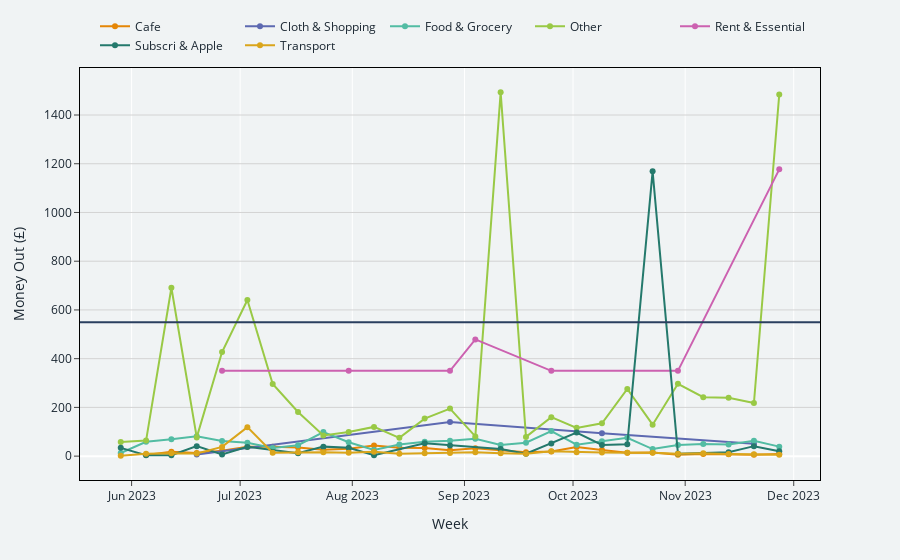

Notebook source saved alongside this figure:
### Code cell
bank_statement.plotly_spending_period()

### Figure 1 — Plotly figure (JSON) as saved in the notebook; plotly's stock layout.template omitted (floating-point values rounded to 4 significant figures)
{"data": [{"hovertemplate": "Category=Cafe<br>Week=%{x}<br>Money Out (£)=%{y}<extra></extra>", "legendgroup": "Cafe", "line": {"color": "rgb(229, 134, 6)", "dash": "solid"}, "marker": {"symbol": "circle"}, "mode": "lines+markers", "name": "Cafe", "orientation": "v", "showlegend": true, "type": "scatter", "x": ["2023-06-05T00:00:00", "2023-06-12T00:00:00", "2023-06-19T00:00:00", "2023-06-26T00:00:00", "2023-07-03T00:00:00", "2023-07-10T00:00:00", "2023-07-17T00:00:00", "2023-07-24T00:00:00", "2023-07-31T00:00:00", "2023-08-07T00:00:00", "2023-08-14T00:00:00", "2023-08-21T00:00:00", "2023-08-28T00:00:00", "2023-09-04T00:00:00", "2023-09-11T00:00:00", "2023-09-18T00:00:00", "2023-09-25T00:00:00", "2023-10-02T00:00:00", "2023-10-09T00:00:00", "2023-10-16T00:00:00", "2023-10-23T00:00:00", "2023-10-30T00:00:00", "2023-11-06T00:00:00", "2023-11-13T00:00:00", "2023-11-20T00:00:00", "2023-11-27T00:00:00"], "xaxis": "x", "y": [5, 18, 13, 22, 39, 39, 35, 26, 30, 44, 34, 33, 24, 32, 24, 16, 19, 37, 25, 14, 15, 6, 9, 8, 6, 9], "yaxis": "y"}, {"hovertemplate": "Category=Cloth & Shopping<br>Week=%{x}<br>Money Out (£)=%{y}<extra></extra>", "legendgroup": "Cloth & Shopping", "line": {"color": "rgb(93, 105, 177)", "dash": "solid"}, "marker": {"symbol": "circle"}, "mode": "lines+markers", "name": "Cloth & Shopping", "orientation": "v", "showlegend": true, "type": "scatter", "x": ["2023-06-19T00:00:00", "2023-08-28T00:00:00", "2023-10-09T00:00:00", "2023-11-20T00:00:00"], "xaxis": "x", "y": [7, 140, 94, 51], "yaxis": "y"}, {"hovertemplate": "Category=Food & Grocery<br>Week=%{x}<br>Money Out (£)=%{y}<extra></extra>", "legendgroup": "Food & Grocery", "line": {"color": "rgb(82, 188, 163)", "dash": "solid"}, "marker": {"symbol": "circle"}, "mode": "lines+markers", "name": "Food & Grocery", "orientation": "v", "showlegend": true, "type": "scatter", "x": ["2023-05-29T00:00:00", "2023-06-05T00:00:00", "2023-06-12T00:00:00", "2023-06-19T00:00:00", "2023-06-26T00:00:00", "2023-07-03T00:00:00", "2023-07-10T00:00:00", "2023-07-17T00:00:00", "2023-07-24T00:00:00", "2023-07-31T00:00:00", "2023-08-07T00:00:00", "2023-08-14T00:00:00", "2023-08-21T00:00:00", "2023-08-28T00:00:00", "2023-09-04T00:00:00", "2023-09-11T00:00:00", "2023-09-18T00:00:00", "2023-09-25T00:00:00", "2023-10-02T00:00:00", "2023-10-09T00:00:00", "2023-10-16T00:00:00", "2023-10-23T00:00:00", "2023-10-30T00:00:00", "2023-11-06T00:00:00", "2023-11-13T00:00:00", "2023-11-20T00:00:00", "2023-11-27T00:00:00"], "xaxis": "x", "y": [13, 59, 69, 82, 62, 55, 33, 45, 99, 57, 25, 48, 59, 63, 71, 46, 55, 103, 47, 61, 75, 29, 46, 50, 48, 63, 39], "yaxis": "y"}, {"hovertemplate": "Category=Other<br>Week=%{x}<br>Money Out (£)=%{y}<extra></extra>", "legendgroup": "Other", "line": {"color": "rgb(153, 201, 69)", "dash": "solid"}, "marker": {"symbol": "circle"}, "mode": "lines+markers", "name": "Other", "orientation": "v", "showlegend": true, "type": "scatter", "x": ["2023-05-29T00:00:00", "2023-06-05T00:00:00", "2023-06-12T00:00:00", "2023-06-19T00:00:00", "2023-06-26T00:00:00", "2023-07-03T00:00:00", "2023-07-10T00:00:00", "2023-07-17T00:00:00", "2023-07-24T00:00:00", "2023-07-31T00:00:00", "2023-08-07T00:00:00", "2023-08-14T00:00:00", "2023-08-21T00:00:00", "2023-08-28T00:00:00", "2023-09-04T00:00:00", "2023-09-11T00:00:00", "2023-09-18T00:00:00", "2023-09-25T00:00:00", "2023-10-02T00:00:00", "2023-10-09T00:00:00", "2023-10-16T00:00:00", "2023-10-23T00:00:00", "2023-10-30T00:00:00", "2023-11-06T00:00:00", "2023-11-13T00:00:00", "2023-11-20T00:00:00", "2023-11-27T00:00:00"], "xaxis": "x", "y": [58, 64, 691, 77, 427, 641, 296, 181, 85, 99, 120, 75, 154, 195, 81, 1493, 79, 160, 116, 135, 276, 129, 297, 242, 240, 218, 1484], "yaxis": "y"}, {"hovertemplate": "Category=Rent & Essential<br>Week=%{x}<br>Money Out (£)=%{y}<extra></extra>", "legendgroup": "Rent & Essential", "line": {"color": "rgb(204, 97, 176)", "dash": "solid"}, "marker": {"symbol": "circle"}, "mode": "lines+markers", "name": "Rent & Essential", "orientation": "v", "showlegend": true, "type": "scatter", "x": ["2023-06-26T00:00:00", "2023-07-31T00:00:00", "2023-08-28T00:00:00", "2023-09-04T00:00:00", "2023-09-25T00:00:00", "2023-10-30T00:00:00", "2023-11-27T00:00:00"], "xaxis": "x", "y": [350, 350, 350, 479, 350, 350, 1177], "yaxis": "y"}, {"hovertemplate": "Category=Subscri & Apple<br>Week=%{x}<br>Money Out (£)=%{y}<extra></extra>", "legendgroup": "Subscri & Apple", "line": {"color": "rgb(36, 121, 108)", "dash": "solid"}, "marker": {"symbol": "circle"}, "mode": "lines+markers", "name": "Subscri & Apple", "orientation": "v", "showlegend": true, "type": "scatter", "x": ["2023-05-29T00:00:00", "2023-06-05T00:00:00", "2023-06-12T00:00:00", "2023-06-19T00:00:00", "2023-06-26T00:00:00", "2023-07-03T00:00:00", "2023-07-17T00:00:00", "2023-07-24T00:00:00", "2023-07-31T00:00:00", "2023-08-07T00:00:00", "2023-08-21T00:00:00", "2023-08-28T00:00:00", "2023-09-11T00:00:00", "2023-09-18T00:00:00", "2023-09-25T00:00:00", "2023-10-02T00:00:00", "2023-10-09T00:00:00", "2023-10-16T00:00:00", "2023-10-23T00:00:00", "2023-10-30T00:00:00", "2023-11-13T00:00:00", "2023-11-20T00:00:00", "2023-11-27T00:00:00"], "xaxis": "x", "y": [34, 4, 4, 41, 7, 38, 12, 39, 34, 4, 53, 44, 29, 10, 52, 97, 46, 49, 1169, 10, 16, 41, 20], "yaxis": "y"}, {"hovertemplate": "Category=Transport<br>Week=%{x}<br>Money Out (£)=%{y}<extra></extra>", "legendgroup": "Transport", "line": {"color": "rgb(218, 165, 27)", "dash": "solid"}, "marker": {"symbol": "circle"}, "mode": "lines+markers", "name": "Transport", "orientation": "v", "showlegend": true, "type": "scatter", "x": ["2023-05-29T00:00:00", "2023-06-05T00:00:00", "2023-06-12T00:00:00", "2023-06-19T00:00:00", "2023-06-26T00:00:00", "2023-07-03T00:00:00", "2023-07-10T00:00:00", "2023-07-17T00:00:00", "2023-07-24T00:00:00", "2023-07-31T00:00:00", "2023-08-07T00:00:00", "2023-08-14T00:00:00", "2023-08-21T00:00:00", "2023-08-28T00:00:00", "2023-09-04T00:00:00", "2023-09-11T00:00:00", "2023-09-18T00:00:00", "2023-09-25T00:00:00", "2023-10-02T00:00:00", "2023-10-09T00:00:00", "2023-10-16T00:00:00", "2023-10-23T00:00:00", "2023-10-30T00:00:00", "2023-11-06T00:00:00", "2023-11-13T00:00:00", "2023-11-20T00:00:00", "2023-11-27T00:00:00"], "xaxis": "x", "y": [2, 10, 12, 11, 38, 119, 14, 16, 16, 14, 18, 10, 12, 13, 16, 12, 10, 20, 16, 15, 14, 14, 10, 12, 9, 8, 6], "yaxis": "y"}], "layout": {"font": {"color": "#1C2833"}, "legend": {"entrywidth": 100, "orientation": "h", "title": {"text": ""}, "tracegroupgap": 0, "x": 1, "xanchor": "right", "y": 1.02, "yanchor": "bottom"}, "margin": {"t": 60}, "paper_bgcolor": "#F0F3F4", "plot_bgcolor": "#F0F3F4", "shapes": [{"type": "line", "x0": 0, "x1": 1, "xref": "x domain", "y0": 549.9, "y1": 549.9, "yref": "y"}], "xaxis": {"anchor": "y", "domain": [0, 1], "linecolor": "black", "mirror": true, "showline": true, "ticks": "outside", "title": {"text": "Week"}}, "yaxis": {"anchor": "x", "domain": [0, 1], "gridcolor": "lightgrey", "linecolor": "black", "mirror": true, "showline": true, "ticks": "outside", "title": {"text": "Money Out (£)"}}}}
